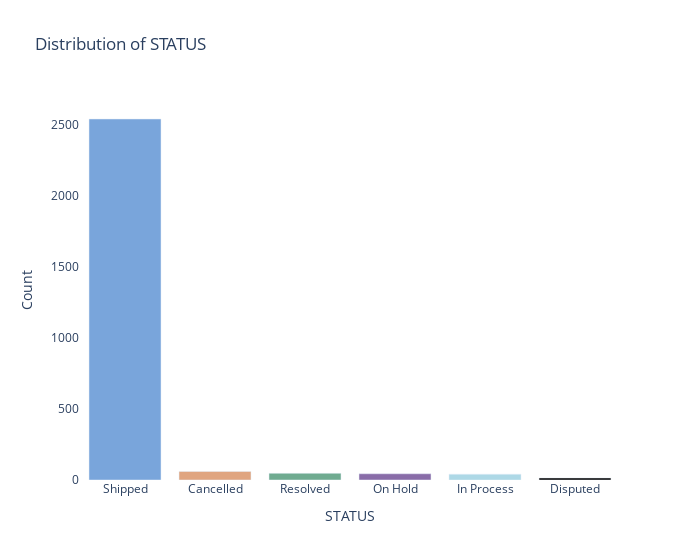
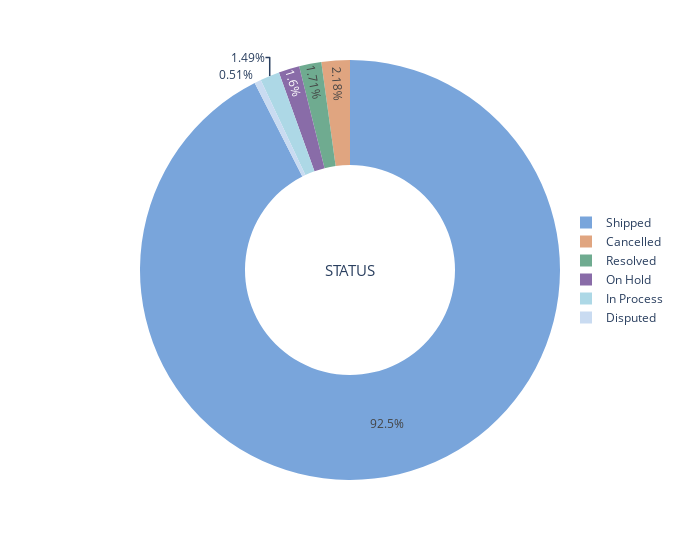
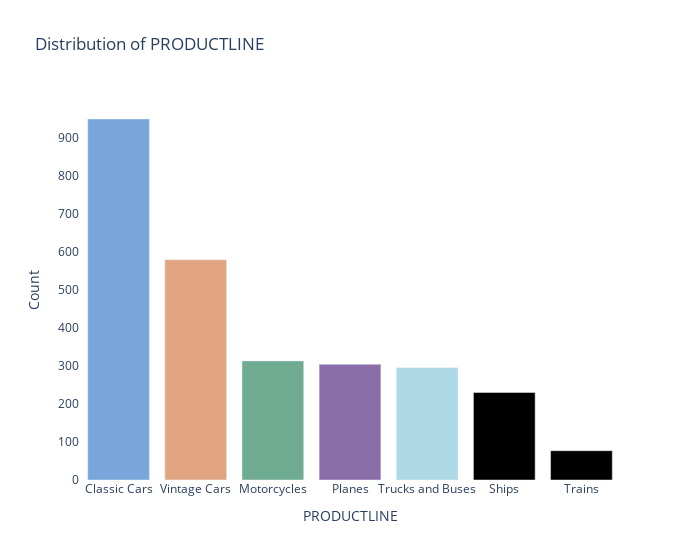
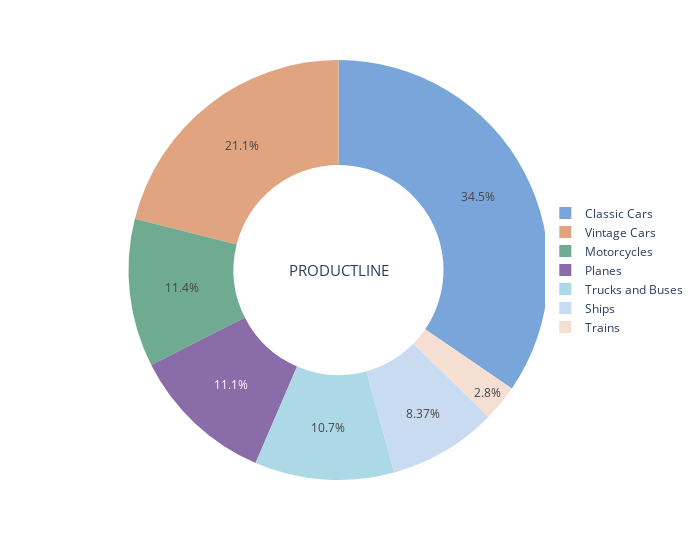

The cell these charts' notebook holds for them, in order:
### Code cell
cat_columns = df[['STATUS', 'PRODUCTLINE', 'DEALSIZE']]
def univariateAnalysis_category(cols):
    
    print("Distribution of", cols)
    print("_"* 60)
    colors = ['#79a5db', '#e0a580', '#6fab90', '#896ca8', '#ADD8E6']
    value_counts = cat_columns[cols].value_counts()
    
    # Count plot
    fig = px.bar(value_counts,x=value_counts.index, y=value_counts.values, title=f'Distribution of {cols}',
        labels={'x': 'Categories', 'y': 'Count'},color_discrete_sequence=[colors])
    fig.update_layout(width=700, plot_bgcolor='#ffffff', paper_bgcolor='#ffffff')
    
    fig.show()
    print('')
    
    # Donut chart
    percentage = (value_counts / value_counts.sum()) * 100
    fig = px.pie( values=percentage, names=value_counts.index,
        labels={'names': 'Categories', 'values': 'Percentage'}, hole=0.5,color_discrete_sequence=colors)
    fig.add_annotation( x=0.5, y=0.5, align="center", xref="paper",
        yref="paper", showarrow=False, font_size=15, text=f'{cols}')
    fig.update_layout(legend=dict(x=0.9, y=0.5))
    fig.update_layout(width=700)
    
    fig.show()
    print('')
    
for x in cat_columns:
    univariateAnalysis_category(x)

### Figure 1 — Plotly figure (JSON) as saved in the notebook; plotly's stock layout.template omitted (floating-point values rounded to 4 significant figures)
{"data": [{"alignmentgroup": "True", "hovertemplate": "STATUS=%{x}<br>Count=%{y}<extra></extra>", "legendgroup": "", "marker": {"color": ["#79a5db", "#e0a580", "#6fab90", "#896ca8", "#ADD8E6"], "pattern": {"shape": ""}}, "name": "", "offsetgroup": "", "orientation": "v", "showlegend": false, "textposition": "auto", "type": "bar", "x": ["Shipped", "Cancelled", "Resolved", "On Hold", "In Process", "Disputed"], "xaxis": "x", "y": [2541, 60, 47, 44, 41, 14], "yaxis": "y"}], "layout": {"barmode": "relative", "legend": {"tracegroupgap": 0}, "paper_bgcolor": "#ffffff", "plot_bgcolor": "#ffffff", "title": {"text": "Distribution of STATUS"}, "width": 700, "xaxis": {"anchor": "y", "domain": [0, 1], "title": {"text": "STATUS"}}, "yaxis": {"anchor": "x", "domain": [0, 1], "title": {"text": "Count"}}}}

### Figure 2 — Plotly figure (JSON) as saved in the notebook; plotly's stock layout.template omitted (floating-point values rounded to 4 significant figures)
{"data": [{"domain": {"x": [0, 1], "y": [0, 1]}, "hole": 0.5, "hovertemplate": "Categories=%{label}<br>Percentage=%{value}<extra></extra>", "labels": ["Shipped", "Cancelled", "Resolved", "On Hold", "In Process", "Disputed"], "legendgroup": "", "name": "", "showlegend": true, "type": "pie", "values": [92.5, 2.184, 1.711, 1.602, 1.493, 0.5096]}], "layout": {"annotations": [{"align": "center", "font": {"size": 15}, "showarrow": false, "text": "STATUS", "x": 0.5, "xref": "paper", "y": 0.5, "yref": "paper"}], "legend": {"tracegroupgap": 0, "x": 0.9, "y": 0.5}, "margin": {"t": 60}, "piecolorway": ["#79a5db", "#e0a580", "#6fab90", "#896ca8", "#ADD8E6"], "width": 700}}

### Figure 3 — Plotly figure (JSON) as saved in the notebook; plotly's stock layout.template omitted (floating-point values rounded to 4 significant figures)
{"data": [{"alignmentgroup": "True", "hovertemplate": "PRODUCTLINE=%{x}<br>Count=%{y}<extra></extra>", "legendgroup": "", "marker": {"color": ["#79a5db", "#e0a580", "#6fab90", "#896ca8", "#ADD8E6"], "pattern": {"shape": ""}}, "name": "", "offsetgroup": "", "orientation": "v", "showlegend": false, "textposition": "auto", "type": "bar", "x": ["Classic Cars", "Vintage Cars", "Motorcycles", "Planes", "Trucks and Buses", "Ships", "Trains"], "xaxis": "x", "y": [949, 579, 313, 304, 295, 230, 77], "yaxis": "y"}], "layout": {"barmode": "relative", "legend": {"tracegroupgap": 0}, "paper_bgcolor": "#ffffff", "plot_bgcolor": "#ffffff", "title": {"text": "Distribution of PRODUCTLINE"}, "width": 700, "xaxis": {"anchor": "y", "domain": [0, 1], "title": {"text": "PRODUCTLINE"}}, "yaxis": {"anchor": "x", "domain": [0, 1], "title": {"text": "Count"}}}}

### Figure 4 — Plotly figure (JSON) as saved in the notebook; plotly's stock layout.template omitted (floating-point values rounded to 4 significant figures)
{"data": [{"domain": {"x": [0, 1], "y": [0, 1]}, "hole": 0.5, "hovertemplate": "Categories=%{label}<br>Percentage=%{value}<extra></extra>", "labels": ["Classic Cars", "Vintage Cars", "Motorcycles", "Planes", "Trucks and Buses", "Ships", "Trains"], "legendgroup": "", "name": "", "showlegend": true, "type": "pie", "values": [34.55, 21.08, 11.39, 11.07, 10.74, 8.373, 2.803]}], "layout": {"annotations": [{"align": "center", "font": {"size": 15}, "showarrow": false, "text": "PRODUCTLINE", "x": 0.5, "xref": "paper", "y": 0.5, "yref": "paper"}], "legend": {"tracegroupgap": 0, "x": 0.9, "y": 0.5}, "margin": {"t": 60}, "piecolorway": ["#79a5db", "#e0a580", "#6fab90", "#896ca8", "#ADD8E6"], "width": 700}}
